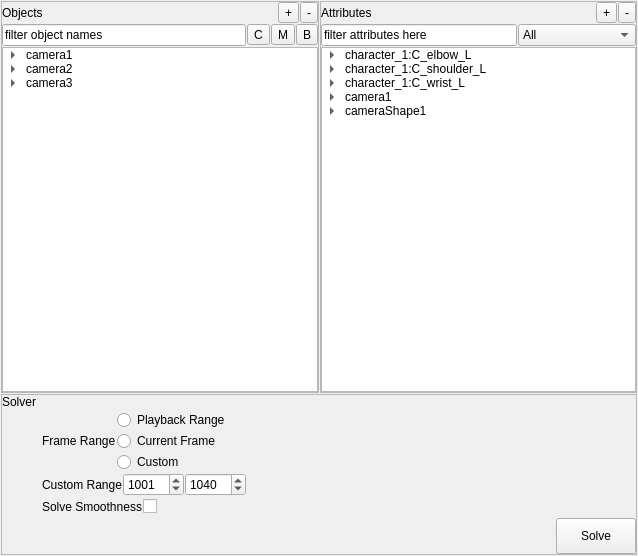
<?xml version="1.0" encoding="UTF-8"?>
<ui version="4.0">
 <class>Form</class>
 <widget class="QWidget" name="Form">
  <property name="geometry">
   <rect>
    <x>0</x>
    <y>0</y>
    <width>638</width>
    <height>556</height>
   </rect>
  </property>
  <property name="windowTitle">
   <string>Form</string>
  </property>
  <layout class="QVBoxLayout" name="verticalLayout_4">
   <property name="spacing">
    <number>1</number>
   </property>
   <property name="margin">
    <number>1</number>
   </property>
   <item>
    <layout class="QHBoxLayout" name="horizontalLayout_19">
     <item>
      <layout class="QVBoxLayout" name="verticalLayout">
       <property name="spacing">
        <number>1</number>
       </property>
       <item>
        <widget class="QFrame" name="frame">
         <property name="frameShape">
          <enum>QFrame::StyledPanel</enum>
         </property>
         <property name="frameShadow">
          <enum>QFrame::Raised</enum>
         </property>
         <layout class="QVBoxLayout" name="verticalLayout_5">
          <property name="spacing">
           <number>1</number>
          </property>
          <property name="margin">
           <number>0</number>
          </property>
          <item>
           <layout class="QHBoxLayout" name="horizontalLayout">
            <property name="spacing">
             <number>1</number>
            </property>
            <item>
             <widget class="QLabel" name="label_2">
              <property name="text">
               <string>Objects</string>
              </property>
             </widget>
            </item>
            <item>
             <widget class="QToolButton" name="toolButton_2">
              <property name="text">
               <string>+</string>
              </property>
             </widget>
            </item>
            <item>
             <widget class="QToolButton" name="toolButton_8">
              <property name="text">
               <string>-</string>
              </property>
             </widget>
            </item>
           </layout>
          </item>
          <item>
           <layout class="QHBoxLayout" name="horizontalLayout_11">
            <item>
             <widget class="QLineEdit" name="lineEdit_2">
              <property name="text">
               <string>filter object names</string>
              </property>
             </widget>
            </item>
            <item>
             <widget class="QToolButton" name="toolButton_5">
              <property name="text">
               <string>C</string>
              </property>
              <property name="checkable">
               <bool>true</bool>
              </property>
              <property name="checked">
               <bool>false</bool>
              </property>
             </widget>
            </item>
            <item>
             <widget class="QToolButton" name="toolButton_7">
              <property name="text">
               <string>M</string>
              </property>
              <property name="checkable">
               <bool>true</bool>
              </property>
              <property name="checked">
               <bool>false</bool>
              </property>
             </widget>
            </item>
            <item>
             <widget class="QToolButton" name="toolButton_6">
              <property name="text">
               <string>B</string>
              </property>
              <property name="checkable">
               <bool>true</bool>
              </property>
              <property name="checked">
               <bool>false</bool>
              </property>
             </widget>
            </item>
           </layout>
          </item>
          <item>
           <widget class="QTreeWidget" name="treeWidget">
            <attribute name="headerVisible">
             <bool>false</bool>
            </attribute>
            <attribute name="headerVisible">
             <bool>false</bool>
            </attribute>
            <column>
             <property name="text">
              <string>Name</string>
             </property>
            </column>
            <item>
             <property name="text">
              <string>camera1</string>
             </property>
             <item>
              <property name="text">
               <string>marker1</string>
              </property>
              <item>
               <property name="text">
                <string>bundle1</string>
               </property>
              </item>
             </item>
             <item>
              <property name="text">
               <string>marker2</string>
              </property>
              <item>
               <property name="text">
                <string>bundle2</string>
               </property>
              </item>
             </item>
             <item>
              <property name="text">
               <string>marker3</string>
              </property>
              <item>
               <property name="text">
                <string>bundle3</string>
               </property>
              </item>
             </item>
             <item>
              <property name="text">
               <string>marker5</string>
              </property>
              <item>
               <property name="text">
                <string>bundle5</string>
               </property>
              </item>
             </item>
            </item>
            <item>
             <property name="text">
              <string>camera2</string>
             </property>
             <item>
              <property name="text">
               <string>marker4</string>
              </property>
              <item>
               <property name="text">
                <string>bundle4</string>
               </property>
              </item>
             </item>
            </item>
            <item>
             <property name="text">
              <string>camera3</string>
             </property>
             <item>
              <property name="text">
               <string>marker6</string>
              </property>
              <item>
               <property name="text">
                <string>bundle6</string>
               </property>
              </item>
             </item>
            </item>
           </widget>
          </item>
         </layout>
        </widget>
       </item>
      </layout>
     </item>
     <item>
      <layout class="QVBoxLayout" name="verticalLayout_2">
       <property name="spacing">
        <number>1</number>
       </property>
       <item>
        <widget class="QFrame" name="frame_2">
         <property name="frameShape">
          <enum>QFrame::StyledPanel</enum>
         </property>
         <property name="frameShadow">
          <enum>QFrame::Raised</enum>
         </property>
         <layout class="QVBoxLayout" name="verticalLayout_6">
          <property name="spacing">
           <number>1</number>
          </property>
          <property name="margin">
           <number>0</number>
          </property>
          <item>
           <layout class="QHBoxLayout" name="horizontalLayout_3">
            <property name="spacing">
             <number>1</number>
            </property>
            <item>
             <widget class="QLabel" name="label_3">
              <property name="text">
               <string>Attributes</string>
              </property>
             </widget>
            </item>
            <item>
             <widget class="QToolButton" name="toolButton">
              <property name="text">
               <string>+</string>
              </property>
             </widget>
            </item>
            <item>
             <widget class="QToolButton" name="toolButton_3">
              <property name="text">
               <string>-</string>
              </property>
             </widget>
            </item>
           </layout>
          </item>
          <item>
           <layout class="QHBoxLayout" name="horizontalLayout_10">
            <item>
             <widget class="QLineEdit" name="lineEdit">
              <property name="text">
               <string>filter attributes here</string>
              </property>
             </widget>
            </item>
            <item>
             <widget class="QComboBox" name="comboBox">
              <item>
               <property name="text">
                <string>All</string>
               </property>
              </item>
              <item>
               <property name="text">
                <string>Dynamic Attr</string>
               </property>
              </item>
              <item>
               <property name="text">
                <string>Static Attr</string>
               </property>
              </item>
              <item>
               <property name="text">
                <string>Camera Node</string>
               </property>
              </item>
              <item>
               <property name="text">
                <string>Transform Node</string>
               </property>
              </item>
             </widget>
            </item>
           </layout>
          </item>
          <item>
           <widget class="QTreeWidget" name="treeWidget_2">
            <attribute name="headerVisible">
             <bool>false</bool>
            </attribute>
            <attribute name="headerVisible">
             <bool>false</bool>
            </attribute>
            <column>
             <property name="text">
              <string>Name</string>
             </property>
            </column>
            <item>
             <property name="text">
              <string>character_1:C_elbow_L</string>
             </property>
             <item>
              <property name="text">
               <string>rotateY</string>
              </property>
             </item>
            </item>
            <item>
             <property name="text">
              <string>character_1:C_shoulder_L</string>
             </property>
             <item>
              <property name="text">
               <string>rotateX</string>
              </property>
             </item>
            </item>
            <item>
             <property name="text">
              <string>character_1:C_wrist_L</string>
             </property>
             <item>
              <property name="text">
               <string>rotateX</string>
              </property>
             </item>
            </item>
            <item>
             <property name="text">
              <string>camera1</string>
             </property>
             <item>
              <property name="text">
               <string>translateX</string>
              </property>
             </item>
             <item>
              <property name="text">
               <string>translateY</string>
              </property>
             </item>
             <item>
              <property name="text">
               <string>translateZ</string>
              </property>
             </item>
             <item>
              <property name="text">
               <string>rotateX</string>
              </property>
             </item>
             <item>
              <property name="text">
               <string>rotateY</string>
              </property>
             </item>
            </item>
            <item>
             <property name="text">
              <string>cameraShape1</string>
             </property>
             <item>
              <property name="text">
               <string>focalLength</string>
              </property>
             </item>
            </item>
           </widget>
          </item>
         </layout>
        </widget>
       </item>
      </layout>
     </item>
    </layout>
   </item>
   <item>
    <layout class="QVBoxLayout" name="verticalLayout_3">
     <property name="spacing">
      <number>1</number>
     </property>
     <item>
      <widget class="QFrame" name="frame_3">
       <property name="frameShape">
        <enum>QFrame::StyledPanel</enum>
       </property>
       <property name="frameShadow">
        <enum>QFrame::Raised</enum>
       </property>
       <layout class="QVBoxLayout" name="verticalLayout_7">
        <property name="spacing">
         <number>1</number>
        </property>
        <property name="margin">
         <number>0</number>
        </property>
        <item>
         <widget class="QLabel" name="label_8">
          <property name="text">
           <string>Solver</string>
          </property>
         </widget>
        </item>
        <item>
         <layout class="QHBoxLayout" name="horizontalLayout_5">
          <property name="spacing">
           <number>1</number>
          </property>
          <item>
           <spacer name="horizontalSpacer_10">
            <property name="orientation">
             <enum>Qt::Horizontal</enum>
            </property>
            <property name="sizeType">
             <enum>QSizePolicy::Preferred</enum>
            </property>
            <property name="sizeHint" stdset="0">
             <size>
              <width>40</width>
              <height>20</height>
             </size>
            </property>
           </spacer>
          </item>
          <item>
           <widget class="QLabel" name="label_4">
            <property name="text">
             <string>Frame Range</string>
            </property>
           </widget>
          </item>
          <item>
           <layout class="QVBoxLayout" name="verticalLayout_8">
            <item>
             <widget class="QRadioButton" name="radioButton_3">
              <property name="text">
               <string>Playback Range</string>
              </property>
             </widget>
            </item>
            <item>
             <widget class="QRadioButton" name="radioButton_4">
              <property name="text">
               <string>Current Frame</string>
              </property>
             </widget>
            </item>
            <item>
             <widget class="QRadioButton" name="radioButton">
              <property name="text">
               <string>Custom</string>
              </property>
             </widget>
            </item>
           </layout>
          </item>
          <item>
           <spacer name="horizontalSpacer_8">
            <property name="orientation">
             <enum>Qt::Horizontal</enum>
            </property>
            <property name="sizeHint" stdset="0">
             <size>
              <width>40</width>
              <height>20</height>
             </size>
            </property>
           </spacer>
          </item>
         </layout>
        </item>
        <item>
         <layout class="QHBoxLayout" name="horizontalLayout_4">
          <property name="spacing">
           <number>1</number>
          </property>
          <item>
           <spacer name="horizontalSpacer_9">
            <property name="orientation">
             <enum>Qt::Horizontal</enum>
            </property>
            <property name="sizeType">
             <enum>QSizePolicy::Preferred</enum>
            </property>
            <property name="sizeHint" stdset="0">
             <size>
              <width>40</width>
              <height>20</height>
             </size>
            </property>
           </spacer>
          </item>
          <item>
           <widget class="QLabel" name="label">
            <property name="text">
             <string>Custom Range</string>
            </property>
           </widget>
          </item>
          <item>
           <widget class="QSpinBox" name="spinBox">
            <property name="maximum">
             <number>99999</number>
            </property>
            <property name="value">
             <number>1001</number>
            </property>
           </widget>
          </item>
          <item>
           <widget class="QSpinBox" name="spinBox_2">
            <property name="maximum">
             <number>99999</number>
            </property>
            <property name="value">
             <number>1040</number>
            </property>
           </widget>
          </item>
          <item>
           <spacer name="horizontalSpacer_5">
            <property name="orientation">
             <enum>Qt::Horizontal</enum>
            </property>
            <property name="sizeHint" stdset="0">
             <size>
              <width>40</width>
              <height>20</height>
             </size>
            </property>
           </spacer>
          </item>
         </layout>
        </item>
        <item>
         <layout class="QHBoxLayout" name="horizontalLayout_18">
          <property name="spacing">
           <number>1</number>
          </property>
          <item>
           <spacer name="horizontalSpacer_24">
            <property name="orientation">
             <enum>Qt::Horizontal</enum>
            </property>
            <property name="sizeType">
             <enum>QSizePolicy::Preferred</enum>
            </property>
            <property name="sizeHint" stdset="0">
             <size>
              <width>40</width>
              <height>20</height>
             </size>
            </property>
           </spacer>
          </item>
          <item>
           <widget class="QLabel" name="label_15">
            <property name="text">
             <string>Solve Smoothness</string>
            </property>
           </widget>
          </item>
          <item>
           <widget class="QCheckBox" name="checkBox_9">
            <property name="text">
             <string/>
            </property>
            <property name="checked">
             <bool>false</bool>
            </property>
           </widget>
          </item>
          <item>
           <spacer name="horizontalSpacer_25">
            <property name="orientation">
             <enum>Qt::Horizontal</enum>
            </property>
            <property name="sizeHint" stdset="0">
             <size>
              <width>40</width>
              <height>20</height>
             </size>
            </property>
           </spacer>
          </item>
         </layout>
        </item>
        <item>
         <layout class="QHBoxLayout" name="horizontalLayout_6">
          <property name="spacing">
           <number>1</number>
          </property>
          <item>
           <spacer name="horizontalSpacer">
            <property name="orientation">
             <enum>Qt::Horizontal</enum>
            </property>
            <property name="sizeHint" stdset="0">
             <size>
              <width>40</width>
              <height>20</height>
             </size>
            </property>
           </spacer>
          </item>
          <item>
           <widget class="QPushButton" name="pushButton">
            <property name="sizePolicy">
             <sizepolicy hsizetype="Fixed" vsizetype="Fixed">
              <horstretch>0</horstretch>
              <verstretch>0</verstretch>
             </sizepolicy>
            </property>
            <property name="minimumSize">
             <size>
              <width>80</width>
              <height>36</height>
             </size>
            </property>
            <property name="text">
             <string>Solve</string>
            </property>
           </widget>
          </item>
         </layout>
        </item>
       </layout>
      </widget>
     </item>
    </layout>
   </item>
  </layout>
 </widget>
 <resources/>
 <connections/>
</ui>
